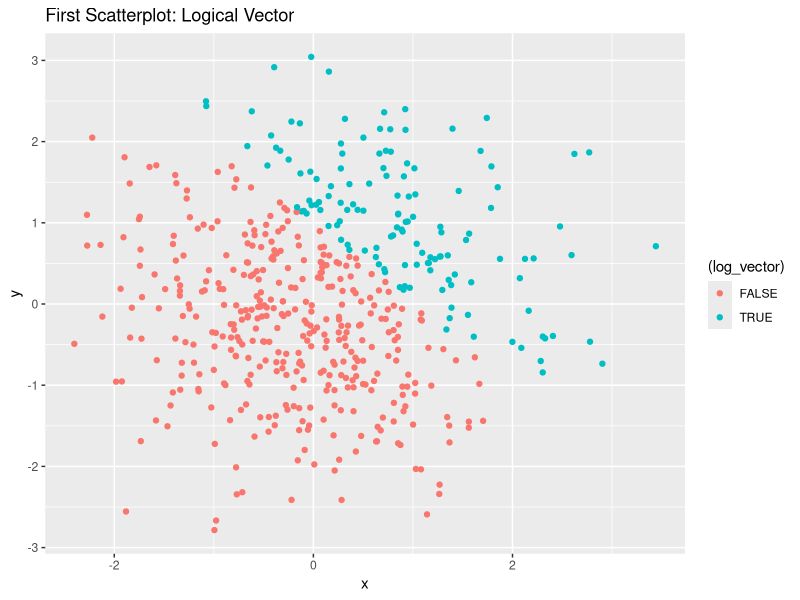
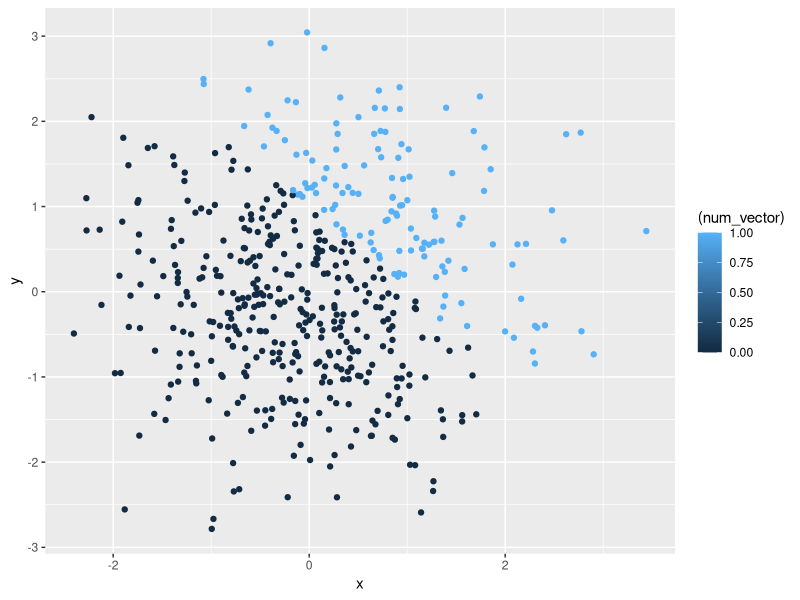
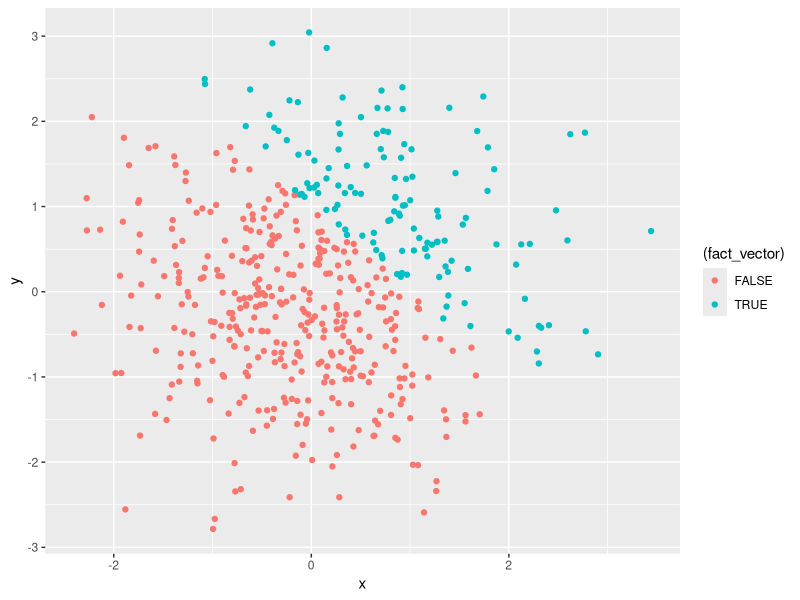
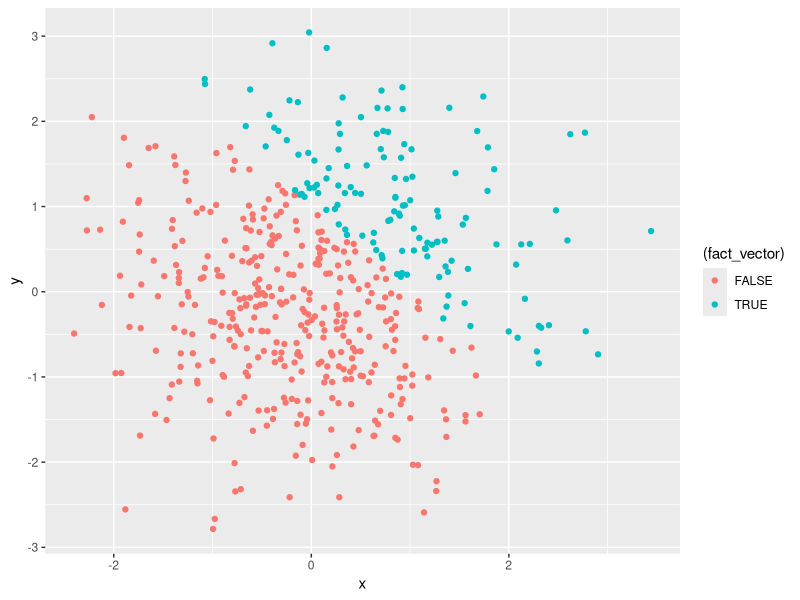

Reproduce these figures in R, in order.
## ---- chunk 1
library(tidyverse)
## ---- chunk 2
one_df = tibble(
  sample = rnorm(8),
  vec_logical = sample > 0,
  vec_character = c('a','b','c','d','e','f','g','h'),
  vec_factor = factor(c("big","med","small","big","med","small","big","small"))
)
## ---- chunk 3
mean(pull(one_df, sample))
mean(pull(one_df, vec_logical))
mean(pull(one_df, vec_character))
mean(pull(one_df,vec_factor))
## ---- chunk 4
log_num = as.numeric(pull(one_df,vec_logical))
product_num = log_num*pull(one_df, sample)

log_fact = as.factor(pull(one_df, vec_logical))
product_fact = log_fact*pull(one_df, sample) # ‘*’ not meaningful for factors. This makes sense since the factor vector did not yield a mean.#

fact_num = as.numeric(log_fact)
product_num_random = fact_num*pull(one_df, sample)
## ---- chunk 5
two_df = tibble(
  x = rnorm(500),
  y = rnorm(500),
  log_vector = x + y > 1,
  num_vector = as.numeric(log_vector),
  fact_vector = as.factor(log_vector),
)
## ---- chunk 6
nrow(two_df) # The nrow = 500. #
ncol(two_df) # The ncol = 5. #

mean(pull(two_df, x))
median(pull(two_df, x))
sd(pull(two_df, x))

sum(pull(two_df, log_vector)) / 500
## ---- chunk 7
scatterplot_one = ggplot(two_df, aes (x=x, y=y, color = (log_vector))) + geom_point()
print(scatterplot_one + ggtitle("First Scatterplot: Logical Vector")) # The red represents when the logical vector is false, that is x + y =< 1. The blue represents when the logical vector is true, that is x + y > 1. #

ggplot(two_df, aes (x=x, y=y, color = (num_vector))) + geom_point() # The darker blue represents when the numeric vector is false, that is x + y =<. The lighter blue represents when the numeric factor is true, that is x + y > 1.The scale is continuous since it's a numeric vector but values are either 1 or 0 (true or false) so theren't any colors in between#
ggplot(two_df, aes (x=x, y=y, color = (fact_vector))) + geom_point() # The red represents when the factor vector is false, that is x + y =< 1. The blue represents when the factor vector is true, that is x + y > 1. #

ggsave("scatterplot_one.pdf")
